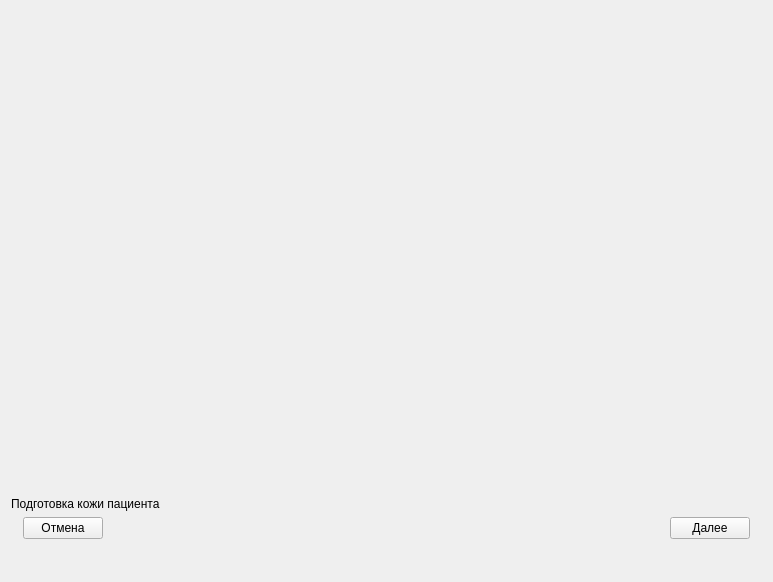
<?xml version="1.0" encoding="UTF-8"?>
<ui version="4.0">
 <class>PreparePatientSkinPage</class>
 <widget class="QWidget" name="PreparePatientSkinPage">
  <property name="geometry">
   <rect>
    <x>0</x>
    <y>0</y>
    <width>773</width>
    <height>582</height>
   </rect>
  </property>
  <property name="windowTitle">
   <string>Form</string>
  </property>
  <layout class="QVBoxLayout" name="verticalLayout">
   <item>
    <spacer name="verticalSpacer_2">
     <property name="orientation">
      <enum>Qt::Vertical</enum>
     </property>
     <property name="sizeHint" stdset="0">
      <size>
       <width>20</width>
       <height>470</height>
      </size>
     </property>
    </spacer>
   </item>
   <item>
    <widget class="QLabel" name="label">
     <property name="text">
      <string>Подготовка кожи пациента</string>
     </property>
    </widget>
   </item>
   <item>
    <layout class="QHBoxLayout" name="horizontalLayout">
     <item>
      <spacer name="horizontalSpacer_2">
       <property name="orientation">
        <enum>Qt::Horizontal</enum>
       </property>
       <property name="sizeType">
        <enum>QSizePolicy::Fixed</enum>
       </property>
       <property name="sizeHint" stdset="0">
        <size>
         <width>12</width>
         <height>20</height>
        </size>
       </property>
      </spacer>
     </item>
     <item>
      <widget class="QPushButton" name="pushButton_cancel">
       <property name="text">
        <string>Отмена</string>
       </property>
      </widget>
     </item>
     <item>
      <spacer name="horizontalSpacer">
       <property name="orientation">
        <enum>Qt::Horizontal</enum>
       </property>
       <property name="sizeHint" stdset="0">
        <size>
         <width>40</width>
         <height>20</height>
        </size>
       </property>
      </spacer>
     </item>
     <item>
      <widget class="QPushButton" name="pushButton_forward">
       <property name="text">
        <string>Далее</string>
       </property>
      </widget>
     </item>
     <item>
      <spacer name="horizontalSpacer_3">
       <property name="orientation">
        <enum>Qt::Horizontal</enum>
       </property>
       <property name="sizeType">
        <enum>QSizePolicy::Fixed</enum>
       </property>
       <property name="sizeHint" stdset="0">
        <size>
         <width>12</width>
         <height>20</height>
        </size>
       </property>
      </spacer>
     </item>
    </layout>
   </item>
   <item>
    <spacer name="verticalSpacer">
     <property name="orientation">
      <enum>Qt::Vertical</enum>
     </property>
     <property name="sizeType">
      <enum>QSizePolicy::Fixed</enum>
     </property>
     <property name="sizeHint" stdset="0">
      <size>
       <width>20</width>
       <height>32</height>
      </size>
     </property>
    </spacer>
   </item>
  </layout>
 </widget>
 <resources/>
 <connections/>
</ui>
